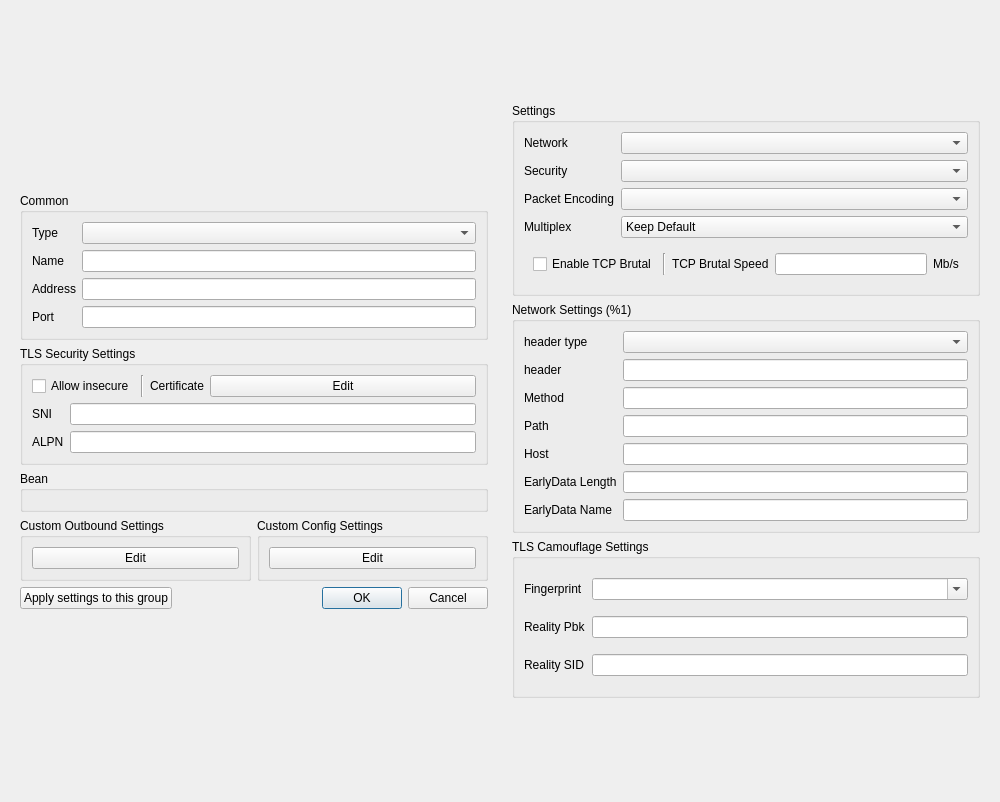
<?xml version="1.0" encoding="UTF-8"?>
<ui version="4.0">
 <class>DialogEditProfile</class>
 <widget class="QDialog" name="DialogEditProfile">
  <property name="geometry">
   <rect>
    <x>0</x>
    <y>0</y>
    <width>1000</width>
    <height>802</height>
   </rect>
  </property>
  <property name="sizePolicy">
   <sizepolicy hsizetype="Preferred" vsizetype="Preferred">
    <horstretch>0</horstretch>
    <verstretch>0</verstretch>
   </sizepolicy>
  </property>
  <property name="windowTitle">
   <string>Edit</string>
  </property>
  <layout class="QHBoxLayout" name="dialog_layout">
   <item>
    <widget class="QWidget" name="left_w" native="true">
     <property name="sizePolicy">
      <sizepolicy hsizetype="Minimum" vsizetype="Maximum">
       <horstretch>0</horstretch>
       <verstretch>0</verstretch>
      </sizepolicy>
     </property>
     <property name="minimumSize">
      <size>
       <width>400</width>
       <height>0</height>
      </size>
     </property>
     <layout class="QVBoxLayout" name="left">
      <property name="sizeConstraint">
       <enum>QLayout::SizeConstraint::SetDefaultConstraint</enum>
      </property>
      <item>
       <widget class="QGroupBox" name="groupBox">
        <property name="sizePolicy">
         <sizepolicy hsizetype="Preferred" vsizetype="Maximum">
          <horstretch>0</horstretch>
          <verstretch>0</verstretch>
         </sizepolicy>
        </property>
        <property name="title">
         <string>Common</string>
        </property>
        <layout class="QVBoxLayout" name="verticalLayout_3">
         <item>
          <layout class="QGridLayout" name="gridLayout_2">
           <item row="2" column="1">
            <widget class="MyLineEdit" name="address"/>
           </item>
           <item row="1" column="1">
            <widget class="MyLineEdit" name="name"/>
           </item>
           <item row="3" column="1">
            <widget class="QLineEdit" name="port"/>
           </item>
           <item row="0" column="0">
            <widget class="QLabel" name="type_l">
             <property name="text">
              <string>Type</string>
             </property>
            </widget>
           </item>
           <item row="3" column="0">
            <widget class="QLabel" name="port_l">
             <property name="text">
              <string>Port</string>
             </property>
            </widget>
           </item>
           <item row="2" column="0">
            <widget class="QLabel" name="address_l">
             <property name="text">
              <string>Address</string>
             </property>
            </widget>
           </item>
           <item row="1" column="0">
            <widget class="QLabel" name="label">
             <property name="text">
              <string>Name</string>
             </property>
            </widget>
           </item>
           <item row="0" column="1">
            <widget class="QComboBox" name="type"/>
           </item>
          </layout>
         </item>
        </layout>
       </widget>
      </item>
      <item>
       <widget class="QGroupBox" name="security_box">
        <property name="sizePolicy">
         <sizepolicy hsizetype="Preferred" vsizetype="Maximum">
          <horstretch>0</horstretch>
          <verstretch>0</verstretch>
         </sizepolicy>
        </property>
        <property name="title">
         <string>TLS Security Settings</string>
        </property>
        <layout class="QVBoxLayout" name="verticalLayout_2">
         <item>
          <layout class="QHBoxLayout" name="horizontalLayout">
           <item>
            <widget class="QCheckBox" name="insecure">
             <property name="sizePolicy">
              <sizepolicy hsizetype="Maximum" vsizetype="Fixed">
               <horstretch>0</horstretch>
               <verstretch>0</verstretch>
              </sizepolicy>
             </property>
             <property name="toolTip">
              <string>When enabled, V2Ray will not check the validity of the TLS certificate provided by the remote host (the security is equivalent to plaintext)</string>
             </property>
             <property name="text">
              <string>Allow insecure</string>
             </property>
            </widget>
           </item>
           <item>
            <widget class="Line" name="line">
             <property name="orientation">
              <enum>Qt::Orientation::Vertical</enum>
             </property>
            </widget>
           </item>
           <item>
            <widget class="QLabel" name="label_6">
             <property name="sizePolicy">
              <sizepolicy hsizetype="Maximum" vsizetype="Preferred">
               <horstretch>0</horstretch>
               <verstretch>0</verstretch>
              </sizepolicy>
             </property>
             <property name="toolTip">
              <string notr="true"/>
             </property>
             <property name="text">
              <string>Certificate</string>
             </property>
            </widget>
           </item>
           <item>
            <widget class="QPushButton" name="certificate_edit">
             <property name="text">
              <string notr="true">Edit</string>
             </property>
            </widget>
           </item>
          </layout>
         </item>
         <item>
          <layout class="QGridLayout" name="_3">
           <item row="0" column="1">
            <widget class="MyLineEdit" name="sni"/>
           </item>
           <item row="0" column="0">
            <widget class="QLabel" name="label_5">
             <property name="toolTip">
              <string>Server name indication, clear text.</string>
             </property>
             <property name="text">
              <string notr="true">SNI</string>
             </property>
            </widget>
           </item>
           <item row="1" column="0">
            <widget class="QLabel" name="label_8">
             <property name="toolTip">
              <string>Application layer protocol negotiation, clear text. Please separate them with commas.</string>
             </property>
             <property name="text">
              <string notr="true">ALPN</string>
             </property>
            </widget>
           </item>
           <item row="1" column="1">
            <widget class="MyLineEdit" name="alpn"/>
           </item>
          </layout>
         </item>
        </layout>
       </widget>
      </item>
      <item>
       <widget class="QGroupBox" name="bean">
        <property name="sizePolicy">
         <sizepolicy hsizetype="Preferred" vsizetype="Maximum">
          <horstretch>0</horstretch>
          <verstretch>0</verstretch>
         </sizepolicy>
        </property>
        <property name="title">
         <string notr="true">Bean</string>
        </property>
        <layout class="QVBoxLayout" name="verticalLayout_4">
         <item>
          <widget class="QWidget" name="fake" native="true"/>
         </item>
        </layout>
       </widget>
      </item>
      <item>
       <layout class="QHBoxLayout" name="horizontalLayout_2">
        <item>
         <widget class="QGroupBox" name="custom_box">
          <property name="sizePolicy">
           <sizepolicy hsizetype="Preferred" vsizetype="Maximum">
            <horstretch>0</horstretch>
            <verstretch>0</verstretch>
           </sizepolicy>
          </property>
          <property name="title">
           <string>Custom Outbound Settings</string>
          </property>
          <layout class="QVBoxLayout" name="verticalLayout_5">
           <item>
            <widget class="QPushButton" name="custom_outbound_edit">
             <property name="text">
              <string notr="true">Edit</string>
             </property>
            </widget>
           </item>
          </layout>
         </widget>
        </item>
        <item>
         <widget class="QGroupBox" name="custom_global_box">
          <property name="title">
           <string>Custom Config Settings</string>
          </property>
          <layout class="QHBoxLayout" name="horizontalLayout_3">
           <item>
            <widget class="QPushButton" name="custom_config_edit">
             <property name="text">
              <string notr="true">Edit</string>
             </property>
            </widget>
           </item>
          </layout>
         </widget>
        </item>
       </layout>
      </item>
      <item>
       <layout class="QHBoxLayout" name="horizontalLayout_4">
        <item>
         <widget class="QPushButton" name="apply_to_group">
          <property name="text">
           <string>Apply settings to this group</string>
          </property>
         </widget>
        </item>
        <item>
         <widget class="QDialogButtonBox" name="buttonBox">
          <property name="sizePolicy">
           <sizepolicy hsizetype="Expanding" vsizetype="Fixed">
            <horstretch>0</horstretch>
            <verstretch>0</verstretch>
           </sizepolicy>
          </property>
          <property name="orientation">
           <enum>Qt::Orientation::Horizontal</enum>
          </property>
          <property name="standardButtons">
           <set>QDialogButtonBox::StandardButton::Cancel|QDialogButtonBox::StandardButton::Ok</set>
          </property>
         </widget>
        </item>
       </layout>
      </item>
     </layout>
    </widget>
   </item>
   <item>
    <widget class="QWidget" name="right_all_w" native="true">
     <property name="sizePolicy">
      <sizepolicy hsizetype="Preferred" vsizetype="Maximum">
       <horstretch>0</horstretch>
       <verstretch>0</verstretch>
      </sizepolicy>
     </property>
     <property name="minimumSize">
      <size>
       <width>400</width>
       <height>613</height>
      </size>
     </property>
     <property name="toolTip">
      <string/>
     </property>
     <layout class="QVBoxLayout" name="right_layout">
      <property name="sizeConstraint">
       <enum>QLayout::SizeConstraint::SetDefaultConstraint</enum>
      </property>
      <item>
       <widget class="QGroupBox" name="stream_box">
        <property name="sizePolicy">
         <sizepolicy hsizetype="Preferred" vsizetype="Maximum">
          <horstretch>0</horstretch>
          <verstretch>0</verstretch>
         </sizepolicy>
        </property>
        <property name="minimumSize">
         <size>
          <width>0</width>
          <height>156</height>
         </size>
        </property>
        <property name="title">
         <string>Settings</string>
        </property>
        <layout class="QVBoxLayout" name="verticalLayout">
         <item>
          <layout class="QGridLayout" name="_2">
           <item row="2" column="1">
            <widget class="QComboBox" name="packet_encoding">
             <item>
              <property name="text">
               <string notr="true"/>
              </property>
             </item>
             <item>
              <property name="text">
               <string notr="true">packetaddr</string>
              </property>
             </item>
             <item>
              <property name="text">
               <string notr="true">xudp</string>
              </property>
             </item>
            </widget>
           </item>
           <item row="0" column="0">
            <widget class="QLabel" name="network_l">
             <property name="toolTip">
              <string>The underlying transport method. It must be consistent with the server, otherwise, the connection cannot be established.</string>
             </property>
             <property name="text">
              <string>Network</string>
             </property>
            </widget>
           </item>
           <item row="0" column="1">
            <widget class="QComboBox" name="network">
             <property name="sizePolicy">
              <sizepolicy hsizetype="Expanding" vsizetype="Fixed">
               <horstretch>0</horstretch>
               <verstretch>0</verstretch>
              </sizepolicy>
             </property>
             <item>
              <property name="text">
               <string notr="true"/>
              </property>
             </item>
             <item>
              <property name="text">
               <string notr="true">tcp</string>
              </property>
             </item>
             <item>
              <property name="text">
               <string notr="true">ws</string>
              </property>
             </item>
             <item>
              <property name="text">
               <string>httpupgrade</string>
              </property>
             </item>
             <item>
              <property name="text">
               <string notr="true">http</string>
              </property>
             </item>
             <item>
              <property name="text">
               <string notr="true">grpc</string>
              </property>
             </item>
             <item>
              <property name="text">
               <string notr="true">quic</string>
              </property>
             </item>
            </widget>
           </item>
           <item row="3" column="0">
            <widget class="QLabel" name="multiplex_l">
             <property name="toolTip">
              <string>Server support is required</string>
             </property>
             <property name="text">
              <string>Multiplex</string>
             </property>
            </widget>
           </item>
           <item row="1" column="0">
            <widget class="QLabel" name="security_l">
             <property name="toolTip">
              <string>Transport Layer Security. It must be consistent with the server, otherwise, the connection cannot be established.</string>
             </property>
             <property name="text">
              <string>Security</string>
             </property>
            </widget>
           </item>
           <item row="1" column="1">
            <widget class="QComboBox" name="security">
             <item>
              <property name="text">
               <string notr="true"/>
              </property>
             </item>
             <item>
              <property name="text">
               <string notr="true">tls</string>
              </property>
             </item>
             <item>
              <property name="text">
               <string>reality</string>
              </property>
             </item>
            </widget>
           </item>
           <item row="2" column="0">
            <widget class="QLabel" name="packet_encoding_l">
             <property name="toolTip">
              <string>UDP FullCone Packet encoding for implementing features such as UDP FullCone. Server support is required, if the wrong selection is made, the connection cannot be made. Please leave it blank.</string>
             </property>
             <property name="text">
              <string>Packet Encoding</string>
             </property>
            </widget>
           </item>
           <item row="3" column="1">
            <widget class="QComboBox" name="multiplex">
             <item>
              <property name="text">
               <string>Keep Default</string>
              </property>
             </item>
             <item>
              <property name="text">
               <string>On</string>
              </property>
             </item>
             <item>
              <property name="text">
               <string>Off</string>
              </property>
             </item>
            </widget>
           </item>
          </layout>
         </item>
         <item>
          <widget class="QWidget" name="brutal_box" native="true">
           <layout class="QHBoxLayout" name="horizontalLayout_5">
            <item>
             <widget class="QCheckBox" name="brutal_enable">
              <property name="toolTip">
               <string>&lt;html&gt;&lt;head/&gt;&lt;body&gt;&lt;p&gt;Overrides mux to On&lt;/p&gt;&lt;/body&gt;&lt;/html&gt;</string>
              </property>
              <property name="text">
               <string>Enable TCP Brutal</string>
              </property>
             </widget>
            </item>
            <item>
             <widget class="Line" name="line_2">
              <property name="orientation">
               <enum>Qt::Orientation::Vertical</enum>
              </property>
             </widget>
            </item>
            <item>
             <widget class="QLabel" name="brutal_speed_l">
              <property name="toolTip">
               <string>&lt;html&gt;&lt;head/&gt;&lt;body&gt;&lt;p&gt;Server to Client TCP Brutal Speed&lt;/p&gt;&lt;/body&gt;&lt;/html&gt;</string>
              </property>
              <property name="text">
               <string>TCP Brutal Speed</string>
              </property>
             </widget>
            </item>
            <item>
             <widget class="QLineEdit" name="brutal_speed"/>
            </item>
            <item>
             <widget class="QLabel" name="brutal_speed_u">
              <property name="text">
               <string>Mb/s</string>
              </property>
             </widget>
            </item>
           </layout>
          </widget>
         </item>
        </layout>
       </widget>
      </item>
      <item>
       <widget class="QGroupBox" name="network_box">
        <property name="sizePolicy">
         <sizepolicy hsizetype="Preferred" vsizetype="Maximum">
          <horstretch>0</horstretch>
          <verstretch>0</verstretch>
         </sizepolicy>
        </property>
        <property name="title">
         <string>Network Settings (%1)</string>
        </property>
        <layout class="QGridLayout" name="gridLayout">
         <item row="6" column="0">
          <widget class="QLabel" name="ws_early_data_name_l">
           <property name="text">
            <string notr="true">EarlyData Name</string>
           </property>
          </widget>
         </item>
         <item row="1" column="0">
          <widget class="QLabel" name="headers_l">
           <property name="sizePolicy">
            <sizepolicy hsizetype="Maximum" vsizetype="Preferred">
             <horstretch>0</horstretch>
             <verstretch>0</verstretch>
            </sizepolicy>
           </property>
           <property name="toolTip">
            <string notr="true">&lt;html&gt;&lt;head/&gt;&lt;body&gt;&lt;p&gt;Headers in space seperated key value pair:&lt;/p&gt;&lt;p&gt;key1=val1 key2=&amp;quot;multi word val2&amp;quot; &amp;quot;multi word key3&amp;quot;=val3&lt;/p&gt;&lt;/body&gt;&lt;/html&gt;</string>
           </property>
           <property name="whatsThis">
            <string>&lt;html&gt;&lt;head/&gt;&lt;body&gt;&lt;p&gt;&lt;br/&gt;&lt;/p&gt;&lt;/body&gt;&lt;/html&gt;</string>
           </property>
           <property name="text">
            <string notr="true">header</string>
           </property>
          </widget>
         </item>
         <item row="5" column="0">
          <widget class="QLabel" name="ws_early_data_length_l">
           <property name="text">
            <string notr="true">EarlyData Length</string>
           </property>
          </widget>
         </item>
         <item row="2" column="1">
          <widget class="QLineEdit" name="method"/>
         </item>
         <item row="3" column="0">
          <widget class="QLabel" name="path_l">
           <property name="toolTip">
            <string notr="true">&lt;html&gt;&lt;head/&gt;&lt;body&gt;&lt;p&gt;http path (ws/http/httpUpgrade)&lt;/p&gt;&lt;p&gt;serviceName (gRPC)&lt;/p&gt;&lt;/body&gt;&lt;/html&gt;</string>
           </property>
           <property name="text">
            <string notr="true">Path</string>
           </property>
          </widget>
         </item>
         <item row="3" column="1">
          <widget class="MyLineEdit" name="path"/>
         </item>
         <item row="6" column="1">
          <widget class="MyLineEdit" name="ws_early_data_name"/>
         </item>
         <item row="5" column="1">
          <widget class="MyLineEdit" name="ws_early_data_length"/>
         </item>
         <item row="4" column="1">
          <widget class="MyLineEdit" name="host"/>
         </item>
         <item row="2" column="0">
          <widget class="QLabel" name="method_l">
           <property name="toolTip">
            <string>&lt;html&gt;&lt;head/&gt;&lt;body&gt;&lt;p&gt;Method of http request, will be converted to uppercase&lt;/p&gt;&lt;/body&gt;&lt;/html&gt;</string>
           </property>
           <property name="text">
            <string>Method</string>
           </property>
          </widget>
         </item>
         <item row="4" column="0">
          <widget class="QLabel" name="host_l">
           <property name="toolTip">
            <string notr="true">&lt;html&gt;&lt;head/&gt;&lt;body&gt;&lt;p&gt;http host (ws/http/httpUpgrade)&lt;/p&gt;&lt;/body&gt;&lt;/html&gt;</string>
           </property>
           <property name="text">
            <string notr="true">Host</string>
           </property>
          </widget>
         </item>
         <item row="1" column="1">
          <widget class="QLineEdit" name="headers"/>
         </item>
         <item row="0" column="1">
          <widget class="QComboBox" name="header_type">
           <item>
            <property name="text">
             <string/>
            </property>
           </item>
           <item>
            <property name="text">
             <string>http</string>
            </property>
           </item>
          </widget>
         </item>
         <item row="0" column="0">
          <widget class="QLabel" name="header_type_l">
           <property name="text">
            <string>header type</string>
           </property>
          </widget>
         </item>
        </layout>
       </widget>
      </item>
      <item>
       <widget class="QGroupBox" name="tls_camouflage_box">
        <property name="title">
         <string>TLS Camouflage Settings</string>
        </property>
        <layout class="QGridLayout" name="gridLayout_3">
         <item row="1" column="1">
          <widget class="MyLineEdit" name="reality_pbk"/>
         </item>
         <item row="0" column="1">
          <widget class="QComboBox" name="utlsFingerprint">
           <property name="editable">
            <bool>true</bool>
           </property>
          </widget>
         </item>
         <item row="1" column="0">
          <widget class="QLabel" name="reality_pbk_l">
           <property name="toolTip">
            <string>Reality public key. If not empty, turn TLS into REALITY.</string>
           </property>
           <property name="text">
            <string notr="true">Reality Pbk</string>
           </property>
          </widget>
         </item>
         <item row="2" column="0">
          <widget class="QLabel" name="reality_sid_l">
           <property name="text">
            <string>Reality SID</string>
           </property>
          </widget>
         </item>
         <item row="0" column="0">
          <widget class="QLabel" name="label_2">
           <property name="sizePolicy">
            <sizepolicy hsizetype="Maximum" vsizetype="Preferred">
             <horstretch>0</horstretch>
             <verstretch>0</verstretch>
            </sizepolicy>
           </property>
           <property name="text">
            <string notr="true">Fingerprint</string>
           </property>
          </widget>
         </item>
         <item row="2" column="1">
          <widget class="QLineEdit" name="reality_sid"/>
         </item>
        </layout>
       </widget>
      </item>
     </layout>
    </widget>
   </item>
  </layout>
 </widget>
 <customwidgets>
  <customwidget>
   <class>MyLineEdit</class>
   <extends>QLineEdit</extends>
   <header>include/ui/utils/MyLineEdit.h</header>
  </customwidget>
 </customwidgets>
 <tabstops>
  <tabstop>type</tabstop>
  <tabstop>name</tabstop>
  <tabstop>address</tabstop>
  <tabstop>port</tabstop>
  <tabstop>custom_outbound_edit</tabstop>
  <tabstop>custom_config_edit</tabstop>
  <tabstop>apply_to_group</tabstop>
  <tabstop>network</tabstop>
  <tabstop>security</tabstop>
  <tabstop>packet_encoding</tabstop>
  <tabstop>multiplex</tabstop>
  <tabstop>path</tabstop>
  <tabstop>host</tabstop>
  <tabstop>ws_early_data_length</tabstop>
  <tabstop>ws_early_data_name</tabstop>
  <tabstop>insecure</tabstop>
  <tabstop>certificate_edit</tabstop>
  <tabstop>sni</tabstop>
  <tabstop>alpn</tabstop>
  <tabstop>utlsFingerprint</tabstop>
  <tabstop>reality_pbk</tabstop>
 </tabstops>
 <resources/>
 <connections>
  <connection>
   <sender>buttonBox</sender>
   <signal>accepted()</signal>
   <receiver>DialogEditProfile</receiver>
   <slot>accept()</slot>
   <hints>
    <hint type="sourcelabel">
     <x>151</x>
     <y>500</y>
    </hint>
    <hint type="destinationlabel">
     <x>299</x>
     <y>299</y>
    </hint>
   </hints>
  </connection>
  <connection>
   <sender>buttonBox</sender>
   <signal>rejected()</signal>
   <receiver>DialogEditProfile</receiver>
   <slot>reject()</slot>
   <hints>
    <hint type="sourcelabel">
     <x>151</x>
     <y>500</y>
    </hint>
    <hint type="destinationlabel">
     <x>299</x>
     <y>299</y>
    </hint>
   </hints>
  </connection>
 </connections>
</ui>
